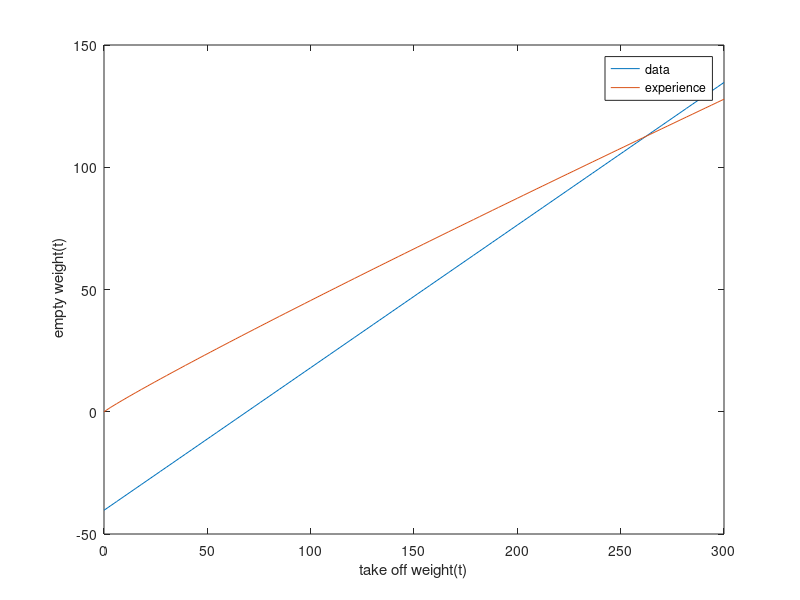

Write the MATLAB code that produced this figure.
R = 6000; %range(mile)
E_loiter = 0.5; %Endurance in loiter phase(h)
Cj_cruise = 0.6; %specific fuel consumption in cruise phase
Cj_loiter = 0.45;%specific fuel consumption in loiter phase
V_cruise = 500;%cruise speed(knot)
LD = 0.25; %L/D
LD_cruise = 14;%L/D in cruise phase 
LD_loiter = 16;%L over D in loiter phase

W1_TO = 0.99;%W1/WTO(engine start, warm up)
W2_W1 = 0.99;%W2/W1(taxi)
W3_W2 = 0.99;%W3/W2(take-off)
W4_W3 = 0.988;%W4/W3(climb)
W5_W4 = 0.653;%W5/W4(cruise)
W6_W5 = 0.99;%W6/W5(descent)
W7_W6 = 0.986;%W7/W6(loiter)
W8_W7 = 0.99;%W12/W11(landind,taxi,shut down)

reserved = 5;%pecentage of reserved fuel
trapped = 0.5;%pecentage of trapped fuel
W_TO = linspace(0,300);%maximum take off weight(lb) 

Mff = 0.605;
Wf_flight = W_TO*(1-Mff);%the weight of fuel consumed during the flight(lb)
W_fuel = (1+reserved/100+trapped/100)*Wf_flight; %t
W_crews =  0.3 ;%(t)%weight of crew
W_payload = 40 ;%(t)%weight of payload

W_empty = W_TO-W_fuel-W_crews-W_payload; %(t)%empty weight(lb)
plot(W_TO,W_empty)
hold on
W_empty1= 0.6*W_TO.^(0.94);
plot(W_TO,W_empty1)
legend('data','experience')
ylabel (' empty weight(t)')
xlabel ('take off weight(t)')

